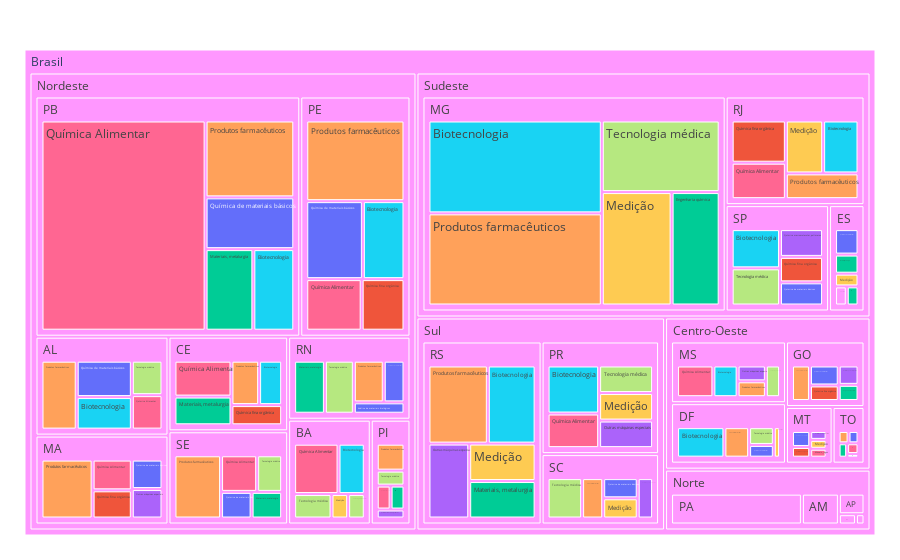

The notebook cell this image was saved under:
### Code cell
import plotly.express as px

grouped_regiao_sorted = grouped_regiao.sort_values(by=['titular_uf1', 'contagem'], ascending=[True, False])


top_5_per_state = grouped_regiao_sorted.groupby('titular_uf1').head(5).reset_index()


fig = px.treemap(top_5_per_state, 
                 path=[px.Constant("Brasil"),'Regiao', 'titular_uf1', 'Area'], 
                 values='contagem', 
                 color='Area',
                 color_continuous_scale='RdBu')

fig.update_layout(margin=dict(t=50, l=25, r=25, b=25))
fig.write_image('streamlit/img/imagem_area_tecnologica_regiao.png')

fig.show()

### Figure 1 — Plotly figure (JSON) as saved in the notebook; plotly's stock layout.template omitted (floating-point values rounded to 4 significant figures; data arrays with more than 128 entries replaced by an {"elided": "..."} marker saying what was removed)
{"data": [{"branchvalues": "total", "customdata": {"elided": "155x1 str values"}, "domain": {"x": [0, 1], "y": [0, 1]}, "hovertemplate": "labels=%{label}<br>contagem=%{value}<br>parent=%{parent}<br>id=%{id}<br>Area=%{customdata[0]}<extra></extra>", "ids": {"elided": "155 str values"}, "labels": {"elided": "155 str values"}, "marker": {"colors": {"elided": "155 str values"}}, "name": "", "parents": {"elided": "155 str values"}, "type": "treemap", "values": {"elided": "155 int values"}}], "layout": {"autosize": true, "legend": {"tracegroupgap": 0}, "margin": {"b": 25, "l": 25, "r": 25, "t": 50}}}
